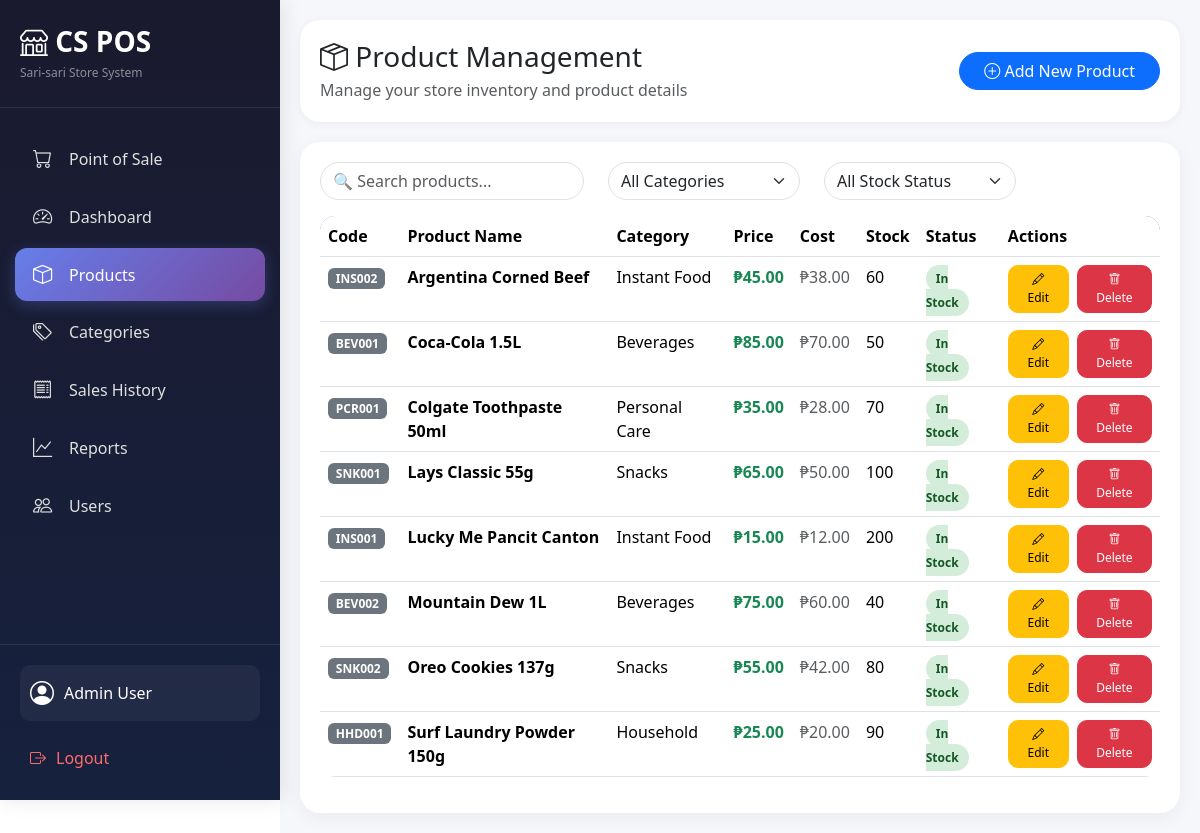
The page /frontend/products.php (signed in) on the database its author committed.
### tables this page shows
CREATE TABLE products (
    productID INT UNSIGNED AUTO_INCREMENT PRIMARY KEY,
    productCode VARCHAR(50) NOT NULL UNIQUE,
    productName VARCHAR(200) NOT NULL,
    productDesc TEXT,
    categoryID INT UNSIGNED,
    price DECIMAL(10,2) NOT NULL DEFAULT 0.00,
    cost DECIMAL(10,2) NOT NULL DEFAULT 0.00,
    stock INT NOT NULL DEFAULT 0,
    reorderLevel INT DEFAULT 5,
    barcode VARCHAR(100),
    image_url TEXT,
    created_at TIMESTAMP DEFAULT CURRENT_TIMESTAMP,
    updated_at TIMESTAMP DEFAULT CURRENT_TIMESTAMP ON UPDATE CURRENT_TIMESTAMP,
    dateDeleted TIMESTAMP NULL,
    FOREIGN KEY (categoryID) REFERENCES categories(categoryID) ON DELETE SET NULL,
    INDEX idx_product_code (productCode),
    INDEX idx_product_name (productName)
);

CREATE TABLE categories (
    categoryID INT UNSIGNED AUTO_INCREMENT PRIMARY KEY,
    categoryName VARCHAR(100) NOT NULL UNIQUE,
    categoryDesc TEXT,
    created_at TIMESTAMP DEFAULT CURRENT_TIMESTAMP,
    updated_at TIMESTAMP DEFAULT CURRENT_TIMESTAMP ON UPDATE CURRENT_TIMESTAMP,
    dateDeleted TIMESTAMP NULL
);

### frontend/products.php (the view, shortened to what this page needs)
<?php
require_once '../backend/database.php';
?>
<!DOCTYPE html>
<html lang="en">
<head>
<link href="https://cdn.jsdelivr.net/npm/bootstrap@5.3.2/dist/css/bootstrap.min.css" rel="stylesheet">
<link rel="stylesheet" href="https://cdn.jsdelivr.net/npm/bootstrap-icons@1.11.1/font/bootstrap-icons.css">
</head>
<body>
<?php include "nav.php"; ?>
<div class="main-content">
    <div class="products-header">
        <div class="d-flex justify-content-between align-items-center flex-wrap gap-3">
            <div>
                <h3 class="mb-1"><i class="bi bi-box-seam"></i> Product Management</h3>
                <p class="text-muted mb-0">Manage your store inventory and product details</p>
            </div>
            <button class="btn btn-primary rounded-pill px-4" data-bs-toggle="modal" data-bs-target="#addProductModal">
                <i class="bi bi-plus-circle"></i> Add New Product
            </button>
        </div>
    </div>
    <div class="product-table-container">
        <div class="row mb-3">
            <div class="col-md-4">
                <input type="text" id="searchTable" class="form-control rounded-pill" placeholder="🔍 Search products...">
            </div>
            <div class="col-md-3">
                <select id="filterCategory" class="form-select rounded-pill">
                    <option value="">All Categories</option>
                </select>
            </div>
            <div class="col-md-3">
                <select id="filterStock" class="form-select rounded-pill">
                    <option value="">All Stock Status</option>
                </select>
            </div>
        </div>
        <div class="table-responsive">
            <table class="table table-hover table-custom" id="productsTable">
                <thead>
                    <tr>
                        <th>Code</th>
                        <th>Product Name</th>
                        <th>Category</th>
                        <th>Price</th>
                        <th>Cost</th>
                        <th>Stock</th>
                        <th>Status</th>
                        <th>Actions</th>
                    </tr>
                </thead>
                <tbody>
                    <?php
                    $query = "SELECT p.*, c.categoryName
                             FROM products p
                             LEFT JOIN categories c ON p.categoryID = c.categoryID
                             WHERE p.dateDeleted IS NULL
                             ORDER BY p.productName";
                    $result = mysqli_query($conn, $query);
                    while($row = mysqli_fetch_assoc($result)):
                        $stockStatus = '';
                        $stockClass = '';
                        if($row['stock'] <= 0){
                            $stockStatus = 'Out of Stock';
                            $stockClass = 'stock-out';
                        } elseif($row['stock'] <= $row['reorderLevel']){
                            $stockStatus = 'Low Stock';
                            $stockClass = 'stock-low';
                        } else {
                            $stockStatus = 'In Stock';
                            $stockClass = 'stock-high';
                        }
                    ?>
                    <tr>
                        <td><span class="badge bg-secondary"><?php echo $row['productCode']; ?></span></td>
                        <td><strong><?php echo htmlspecialchars($row['productName']); ?></strong></td>
                        <td><?php echo $row['categoryName'] ?? 'Uncategorized'; ?></td>
                        <td class="text-success fw-bold">₱<?php echo number_format($row['price'], 2); ?></td>
                        <td class="text-muted">₱<?php echo number_format($row['cost'], 2); ?></td>
                        <td><?php echo $row['stock']; ?></td>
                        <td><span class="stock-badge <?php echo $stockClass; ?>"><?php echo $stockStatus; ?></span></td>
                        <td>
                            <div class="action-buttons">
                                <button class="btn btn-sm btn-warning btn-sm-custom" data-bs-toggle="modal" data-bs-target="#editProductModal<?php echo $row['productID']; ?>">
                                    <i class="bi bi-pencil"></i> Edit
                                </button>
                                <button class="btn btn-sm btn-danger btn-sm-custom" data-bs-toggle="modal" data-bs-target="#deleteProductModal<?php echo $row['productID']; ?>">
                                    <i class="bi bi-trash"></i> Delete
                                </button>
                            </div>
                        </td>
                    </tr>
                    <?php endwhile; ?>
                </tbody>
            </table>
        </div>
    </div>
</div>
</body>
</html>

### frontend/products.php (style rules this page uses)
.products-header { background: white; border-radius: 20px; padding: 20px; margin-bottom: 20px; box-shadow: 0 2px 10px rgba(0,0,0,0.05); }
.product-table-container { background: white; border-radius: 20px; padding: 20px; box-shadow: 0 5px 20px rgba(0,0,0,0.05); }
.table-custom { border-radius: 15px; overflow: hidden; }
.table-custom thead { background: linear-gradient(135deg, #667eea 0%, #764ba2 100%); color: white; }
.stock-badge { padding: 5px 10px; border-radius: 20px; font-size: 12px; font-weight: 600; }
.stock-high { background: #d4edda; color: #155724; }
.action-buttons { display: flex; gap: 8px; }
.btn-sm-custom { padding: 5px 12px; border-radius: 10px; font-size: 12px; }

### frontend/nav.php (style rules this page uses)
.main-content { margin-left: 280px; padding: 20px; background: #f5f7fb; min-height: 100vh; }

### rows shown on the page
products: productCode "INS002", productName "Argentina Corned Beef", categoryID.categoryName "Instant Food", price "45.00", cost "38.00", stock "60", stockStatus "In Stock"
products: productCode "BEV001", productName "Coca-Cola 1.5L", categoryID.categoryName "Beverages", price "85.00", cost "70.00", stock "50", stockStatus "In Stock"
products: productCode "PCR001", productName "Colgate Toothpaste 50ml", categoryID.categoryName "Personal Care", price "35.00", cost "28.00", stock "70", stockStatus "In Stock"
products: productCode "SNK001", productName "Lays Classic 55g", categoryID.categoryName "Snacks", price "65.00", cost "50.00", stock "100", stockStatus "In Stock"
products: productCode "INS001", productName "Lucky Me Pancit Canton", categoryID.categoryName "Instant Food", price "15.00", cost "12.00", stock "200", stockStatus "In Stock"
products: productCode "BEV002", productName "Mountain Dew 1L", categoryID.categoryName "Beverages", price "75.00", cost "60.00", stock "40", stockStatus "In Stock"
products: productCode "SNK002", productName "Oreo Cookies 137g", categoryID.categoryName "Snacks", price "55.00", cost "42.00", stock "80", stockStatus "In Stock"
products: productCode "HHD001", productName "Surf Laundry Powder 150g", categoryID.categoryName "Household", price "25.00", cost "20.00", stock "90", stockStatus "In Stock"

### other values the page prints
$_SESSION['fullName'] "Admin User"
